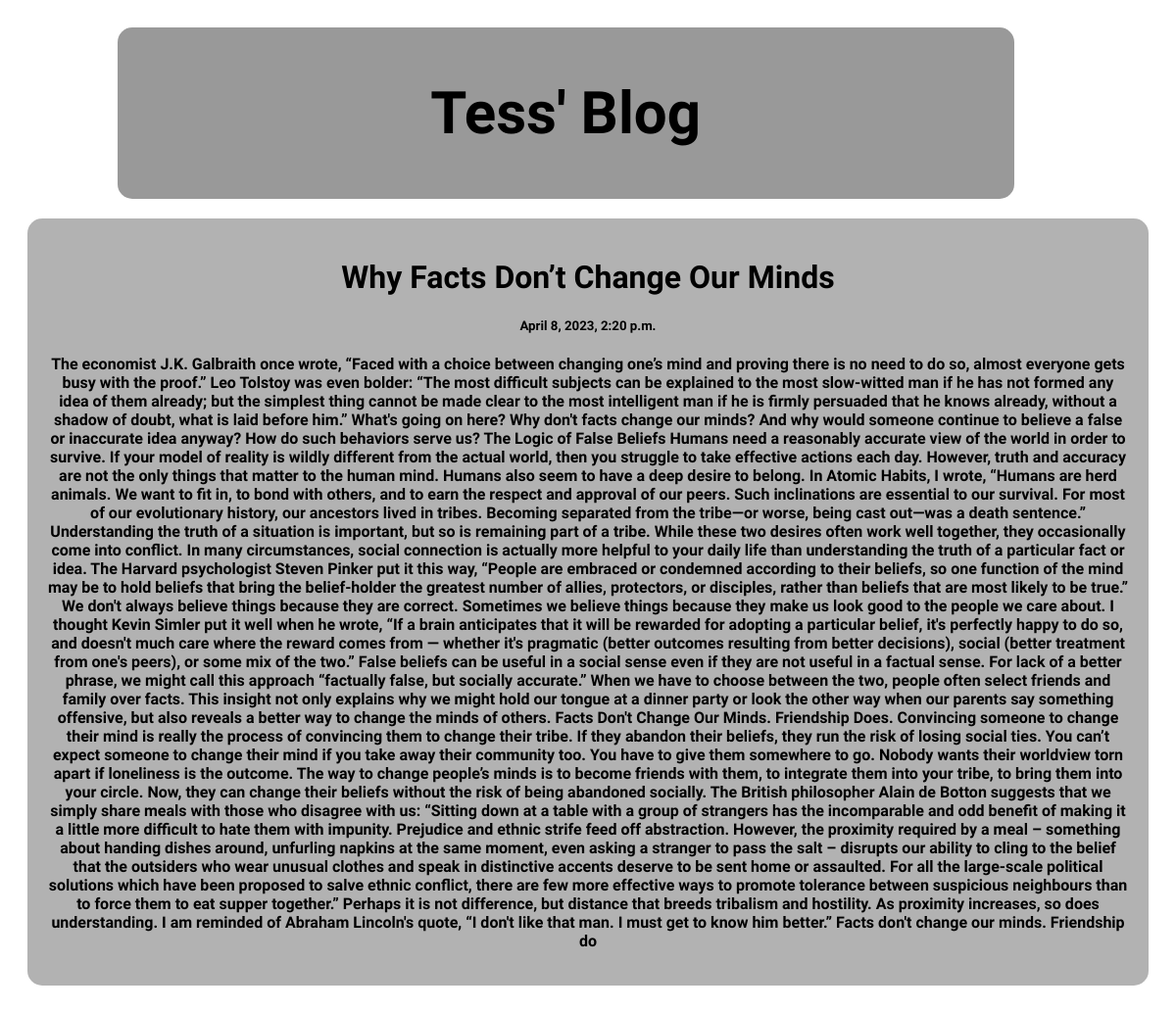
Screenshot of /post/3 with the database file from the repository.
### posts/models.py (models this page shows)
class Posts(models.Model):
    title = models.CharField(max_length=100)
    body= models.CharField(max_length=1000000)
    created_at = models.DateTimeField(default=datetime.now, blank=True)

### posts/views.py (the view)
def post(request, pk):
    posts = Posts.objects.get(id=pk)
    return render (request, 'post.html',{ 'posts': posts})

### templates/post.html (shortened to what this page needs)
<!DOCTYPE html>
<html>
<head>
</head>
<body>
<div class="header">
  <h2>Tess' Blog</h2>
</div>
<div class="row">
  <div class="Leftcolumn">
    <div class="Card">
        <h1>{{posts.title}}</h1>
        <h5>{{posts.created_at}}</h5>
        <p>{{posts.body}}</p>
    </div>
  </div>
</div>
</body>
</html>

### templates/post.html (style rules this page uses)
* { box-sizing: border-box; }
body { font-family: Arial; padding: 20px; background:white; text-align: center; align-items: center; justify-content: center; display: block; }
.header { padding: 2px; width: 80%; font-family: 'Kenia', cursive; font-size: 40px; text-align: center; align-items: center; justify-content: center; background: rgba(0, 0, 0, 0.4); border-radius: 15px; color: black; margin-left: 8%; }
.Leftcolumn { float: left; width: 100%; }
.Card { background-color: rgba(0, 0, 0, 0.3); padding: 20px; margin-top: 20px; font-family: 'Advent Pro', sans-serif; font-weight: bold; border-radius: 15px; width: 100%; contain: content; }
.row:after { content: ""; display: table; clear: both; }

### rows the page displays
Posts: title "Why Facts Don’t Change Our Minds", created_at "April 8, 2023, 2:20 p.m.", body "The economist J.K. Galbraith once wrote, “Faced with a choice between changing one’s mind and proving there is no need to do so, almost everyone gets busy with the proof.” Leo Tolstoy was even bolder: “The most difficult subjects can be explained to the most slow-witted man if he has not formed any idea of them already; but the simplest thing cannot be made clear to the most intelligent man if he is firmly persuaded that he knows already, without a shadow of doubt, what is laid before him.” What's going on here? Why don't facts change our minds? And why would someone continue to believe a false or inaccurate idea anyway? How do such behaviors serve us? The Logic of False Beliefs Humans need…"
